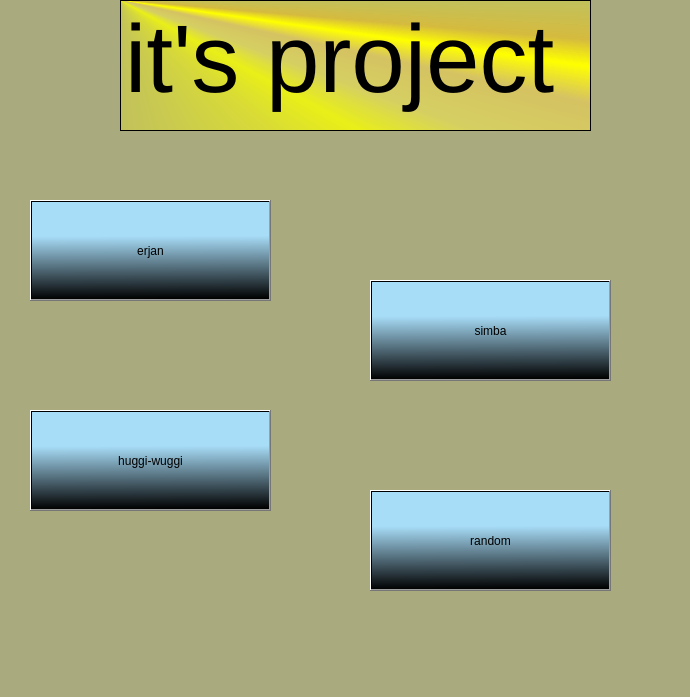
<?xml version="1.0" encoding="UTF-8"?>
<ui version="4.0">
 <class>MainWindow</class>
 <widget class="QMainWindow" name="MainWindow">
  <property name="geometry">
   <rect>
    <x>0</x>
    <y>0</y>
    <width>690</width>
    <height>697</height>
   </rect>
  </property>
  <property name="windowTitle">
   <string>MainWindow</string>
  </property>
  <property name="styleSheet">
   <string notr="true">background-color: rgb(170, 255, 127);
background-color: rgb(170, 170, 127);</string>
  </property>
  <widget class="QWidget" name="centralwidget">
   <widget class="QPushButton" name="pushButton_2">
    <property name="geometry">
     <rect>
      <x>370</x>
      <y>280</y>
      <width>241</width>
      <height>101</height>
     </rect>
    </property>
    <property name="styleSheet">
     <string notr="true">background-color: qlineargradient(spread:pad, x1:0.75, y1:1, x2:0.744318, y2:0.278, stop:0 rgba(0, 0, 0, 255), stop:0.903409 rgba(168, 221, 248, 255));</string>
    </property>
    <property name="text">
     <string>simba</string>
    </property>
   </widget>
   <widget class="QTextBrowser" name="textBrowser">
    <property name="geometry">
     <rect>
      <x>120</x>
      <y>0</y>
      <width>471</width>
      <height>131</height>
     </rect>
    </property>
    <property name="styleSheet">
     <string notr="true">background-color: qlineargradient(spread:pad, x1:0, y1:0, x2:0, y2:1, stop:0 rgba(255, 0, 0, 255), stop:0.339795 rgba(255, 0, 0, 255), stop:0.339799 rgba(255, 255, 255, 255), stop:0.662444 rgba(255, 255, 255, 255), stop:0.662469 rgba(0, 0, 255, 255), stop:1 rgba(0, 0, 255, 255));
background-color: qconicalgradient(cx:0, cy:0, angle:135, stop:0 rgba(255, 255, 0, 69), stop:0.375 rgba(255, 255, 0, 69), stop:0.423533 rgba(251, 255, 0, 145), stop:0.45 rgba(247, 255, 0, 208), stop:0.477581 rgba(255, 244, 71, 130), stop:0.518717 rgba(255, 218, 71, 130), stop:0.55 rgba(255, 255, 0, 255), stop:0.57754 rgba(255, 203, 0, 130), stop:0.625 rgba(255, 255, 0, 69), stop:1 rgba(255, 255, 0, 69));</string>
    </property>
    <property name="html">
     <string>&lt;!DOCTYPE HTML PUBLIC &quot;-//W3C//DTD HTML 4.0//EN&quot; &quot;http://www.w3.org/TR/REC-html40/strict.dtd&quot;&gt;
&lt;html&gt;&lt;head&gt;&lt;meta name=&quot;qrichtext&quot; content=&quot;1&quot; /&gt;&lt;style type=&quot;text/css&quot;&gt;
p, li { white-space: pre-wrap; }
&lt;/style&gt;&lt;/head&gt;&lt;body style=&quot; font-family:'MS Shell Dlg 2'; font-size:8.25pt; font-weight:400; font-style:normal;&quot;&gt;
&lt;p style=&quot; margin-top:0px; margin-bottom:0px; margin-left:0px; margin-right:0px; -qt-block-indent:0; text-indent:0px;&quot;&gt;&lt;span style=&quot; font-size:72pt;&quot;&gt;it's project&lt;/span&gt;&lt;/p&gt;&lt;/body&gt;&lt;/html&gt;</string>
    </property>
   </widget>
   <widget class="QPushButton" name="pushButton_5">
    <property name="geometry">
     <rect>
      <x>30</x>
      <y>200</y>
      <width>241</width>
      <height>101</height>
     </rect>
    </property>
    <property name="styleSheet">
     <string notr="true">background-color: qlineargradient(spread:pad, x1:0.75, y1:1, x2:0.744318, y2:0.278, stop:0 rgba(0, 0, 0, 255), stop:0.903409 rgba(168, 221, 248, 255));</string>
    </property>
    <property name="text">
     <string>erjan</string>
    </property>
   </widget>
   <widget class="QPushButton" name="pushButton_3">
    <property name="geometry">
     <rect>
      <x>370</x>
      <y>490</y>
      <width>241</width>
      <height>101</height>
     </rect>
    </property>
    <property name="styleSheet">
     <string notr="true">background-color: qlineargradient(spread:pad, x1:0.75, y1:1, x2:0.744318, y2:0.278, stop:0 rgba(0, 0, 0, 255), stop:0.903409 rgba(168, 221, 248, 255));</string>
    </property>
    <property name="text">
     <string>random</string>
    </property>
   </widget>
   <widget class="QPushButton" name="pushButton_6">
    <property name="geometry">
     <rect>
      <x>30</x>
      <y>410</y>
      <width>241</width>
      <height>101</height>
     </rect>
    </property>
    <property name="styleSheet">
     <string notr="true">background-color: qlineargradient(spread:pad, x1:0.75, y1:1, x2:0.744318, y2:0.278, stop:0 rgba(0, 0, 0, 255), stop:0.903409 rgba(168, 221, 248, 255));</string>
    </property>
    <property name="text">
     <string>huggi-wuggi</string>
    </property>
   </widget>
  </widget>
  <widget class="QMenuBar" name="menubar">
   <property name="geometry">
    <rect>
     <x>0</x>
     <y>0</y>
     <width>690</width>
     <height>21</height>
    </rect>
   </property>
  </widget>
  <widget class="QStatusBar" name="statusbar"/>
 </widget>
 <resources>
  <include location="IT-12/image_5aa7ff236d17a.qrc"/>
 </resources>
 <connections/>
</ui>
